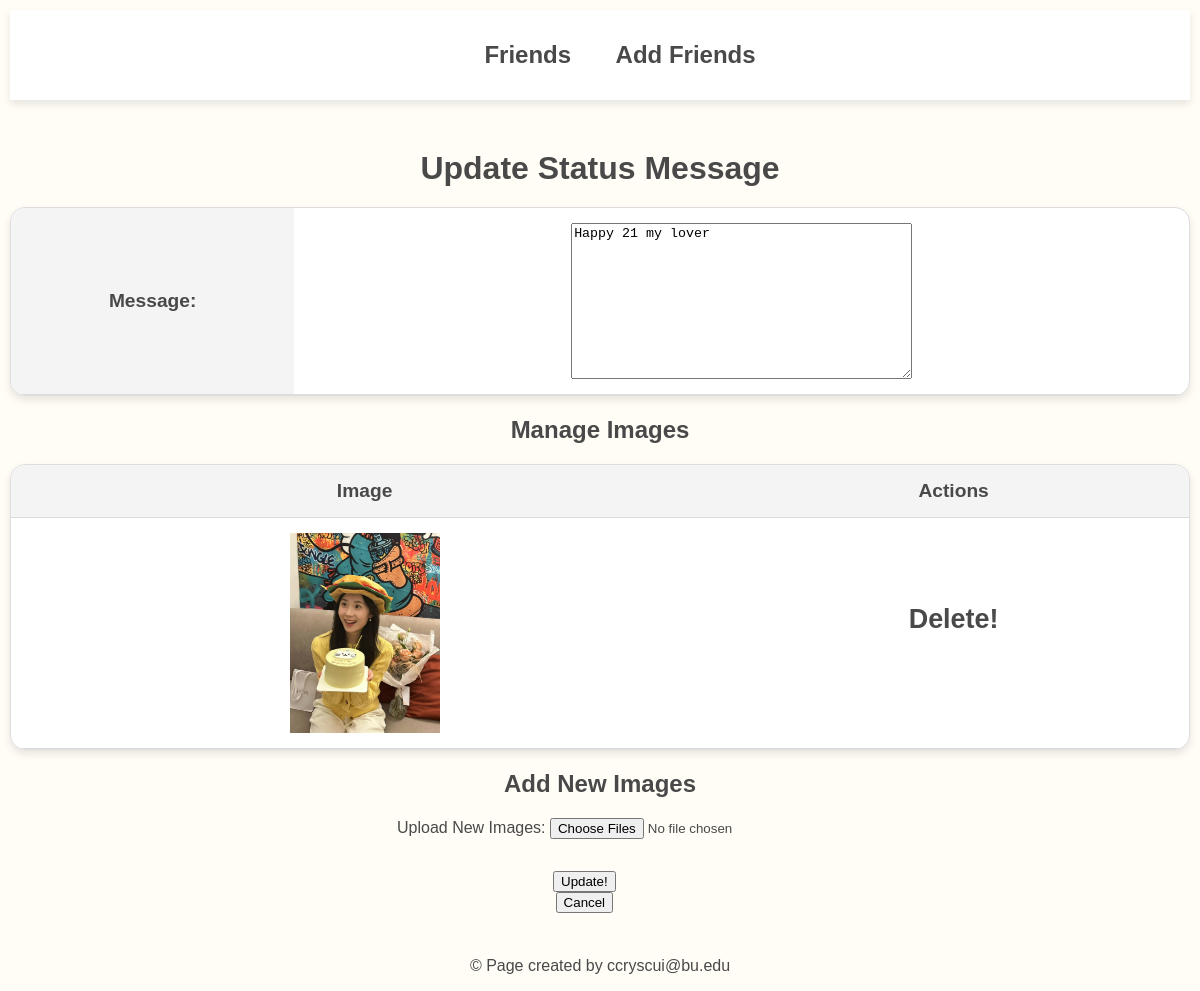
Screenshot of /mini_fb/status/15/update with the database file from the repository.
### mini_fb/models.py (models this page shows, shortened)
class StatusMessage(models.Model):
    timestamp = models.DateTimeField(auto_now=True)
    message = models.TextField(blank=False)
    profile =  models.ForeignKey("Profile", on_delete=models.CASCADE)
    def get_images(self):
        images = Image.objects.filter(status_message = self)
        return images

class Image(models.Model):
    image_file = models.ImageField(blank=True)
    status_message = models.ForeignKey("StatusMessage", on_delete=models.CASCADE)
    timestamp = models.DateTimeField(auto_now=True)

### mini_fb/views.py (the view, shortened to what this page needs)
# urls.py: path(r'status/<int:pk>/update', views.UpdateStatusMessageView.as_view(), name='update_status'),
class UpdateStatusMessageView(UpdateView):
    model = StatusMessage
    template_name = 'mini_fb/update_status_form.html'
    form_class = UpdateStatusMessageForm
    context_object_name = 'Umessage'

### mini_fb/forms.py
class UpdateStatusMessageForm(forms.ModelForm):
    class Meta:
        model = StatusMessage
        fields = ['message']

### mini_fb/templates/mini_fb/update_status_form.html (shortened to what this page needs)
{% extends 'mini_fb/base.html' %}
{% block content %}
    <h1>Update Status Message</h1>
    <form method="post" enctype="multipart/form-data">
        <table class="profile-table">
            {{form.as_table}}
        </table>
        <h2>Manage Images</h2>
        <div class="status-images">
            {% if Umessage.get_images %}
                <table class="profile-table">
                    <tr>
                        <th>Image</th>
                        <th>Actions</th>
                    </tr>
                    {% for img in Umessage.get_images %}
                        <tr>
                            <td>
                                <img src="{{ img.image_file.url }}" alt="Status Image" style="max-width: 150px;">
                            </td>
                            <td>
                                <a href="{% url 'delete_image' img.pk %}"><h3>Delete!</h3></a>
                            </td>
                        </tr>
                    {% endfor %}
                </table>
            {% else %}
                <p>No images associated with this status message.</p>
            {% endif %}
        </div>
        <h2>Add New Images</h2>
        <label for="id_images">Upload New Images:</label>
        <input type="file" name="files" multiple>
        <table class="button">
            <td>
                <input type='submit' name = 'Update!' value= 'Update!'>
            </form>
                <form action="{% url 'show_profile' Umessage.profile.pk%}">
                    <input type="submit" name = "Cancel" value = "Cancel">
                </form>
{% endblock %}

### static/styles.css (style rules this page uses)
body { background-color: #fffdf6; color: #494949; font-family: Arial, sans-serif; margin: 10px; padding: 0; text-align: center; }
h1 { margin: 50px; margin-bottom: 20px; }
form { align-items: center; }
td { padding: 10px; }
td:first-child { vertical-align: middle; }
a { text-decoration: none; color: #494949; font-size:larger; font-weight: bold; transition: color 0.3s ease; }
.profile-table { width: 100%; background-color: white; border-spacing: 0; border: 1px solid #ddd; box-shadow: 0 4px 8px rgba(0, 0, 0, 0.1); border-radius: 15px; overflow: hidden; }
.profile-table th { padding: 15px; text-align:center; border-bottom: 1px solid #ddd; background-color: #f4f4f4; font-size:larger; }
.profile-table td { padding: 15px; text-align: center; font-size: larger; vertical-align: middle; border-bottom: 1px solid #ddd; }
.profile-table tr { transition: background-color 0.2s ease-in-out; }
.button { margin-top: 20px; margin-left: 45%; }
.button td { text-align: center; }

### rows the page displays
StatusMessage: message "Happy 21 my lover"
Image: image_file (picture)
